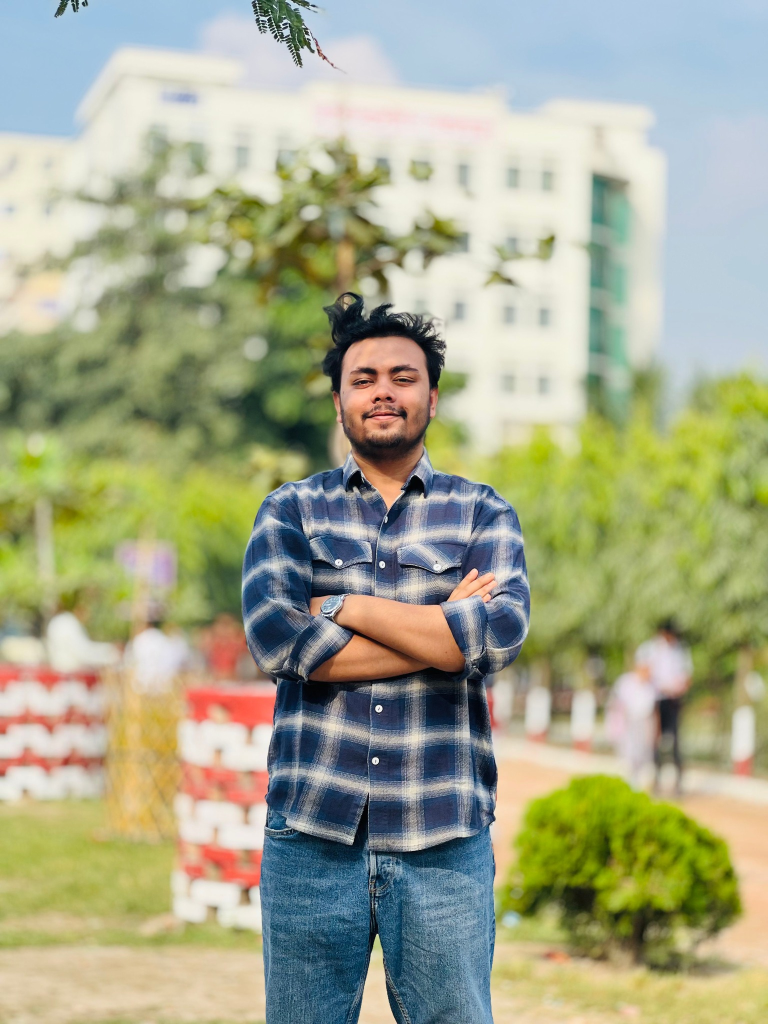
#> input picture Data/test.jpg, 1536 x 2048 px (shown at 1/2 size)
$ python CNN_test.py
#> lines starting #> are read from the running program, lines starting #| are printed output that depends on the picture
### Models/CNN.py
import numpy as np
from PIL import Image

class CNN:
    def __init__(self, img, pad=0, s=2):
        self.image = img.convert("L").resize((128,128))
        self.padding = pad
        self.stride = s
        self.kernel_size = 3
        self.output = []

    def convo_ReLU(self, img_array):
        kernel = np.array([[-1, 0, 1],
                        [-2, 0, 2],
                        [-1, 0, 1]])

        if self.padding > 0:
            img_array = np.pad(
                img_array,
                ((self.padding, self.padding),
                (self.padding, self.padding)),
                mode='constant'
            )

        out_size = ((img_array.shape[0] - self.kernel_size) // self.stride) + 1
        output = np.zeros((out_size, out_size))

        out_i = 0
        for i in range(0, img_array.shape[0]-2, self.stride):
            out_j = 0
            for j in range(0, img_array.shape[1]-2, self.stride):
                patch = img_array[i:i+3, j:j+3]
                val = np.sum(patch * kernel)
                output[out_i, out_j] = max(0, val)
                out_j += 1
            out_i += 1

        return output

    def max_pool(self, img_array, pool_size = 2, stride = 2):
        h, w = img_array.shape
        out_h = (h-pool_size) // stride +1
        out_w = (w-pool_size) // stride +1

        output = np.zeros((out_h, out_w))

        for i in range(0, h-pool_size + 1, stride):
            for j in range(0, w - pool_size +1, stride):
                output[i//stride, j//stride] = np.max(
                    img_array[i:i+pool_size, j:j+pool_size]
                )

        return output

    def forward(self):
        img_array = np.array(self.image)
        conv1 = self.convo_ReLU(img_array)
        pool1=self.max_pool(conv1)
        conv2=self.convo_ReLU(pool1)
        pool2=self.max_pool(conv2)

        self.output = pool2.flatten()

### Test/CNN_test.py
import os
import sys
import cv2
from PIL import Image

project_root = os.path.dirname(os.path.dirname(os.path.abspath(__file__)))
sys.path.append(project_root)

from Models.CNN import CNN

image_path = os.path.join(project_root, 'Data', 'test.jpg')

img = cv2.imread(image_path, cv2.IMREAD_GRAYSCALE)
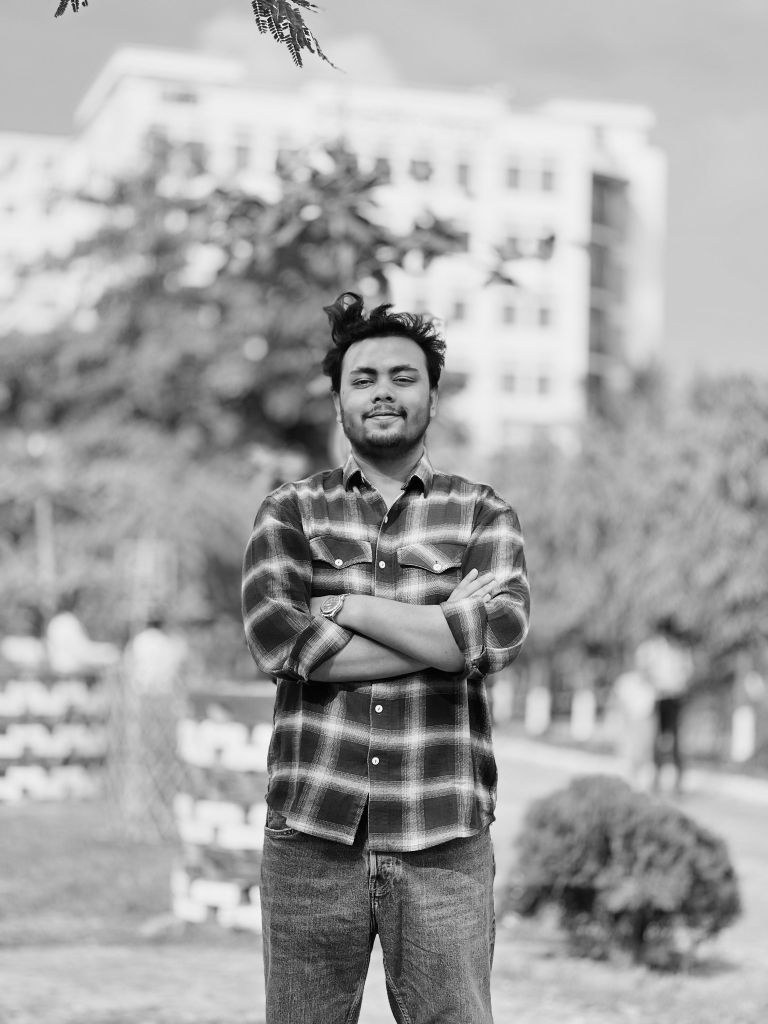
#> img: shape (2048, 1536) (shown at 1/2 size); min 0, max 255, mean 164.3

if img is None:
    raise FileNotFoundError("Image not found")

img_pil = Image.fromarray(img)

cnn = CNN(img_pil)
#> in __init__, `self.image = img.convert("L").resize((128,128))`:
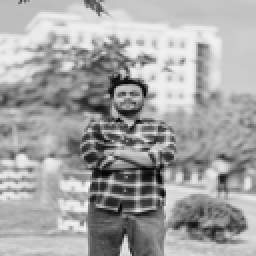
#> self.image: PIL image 128x128 L (shown 2 times larger); min 0, max 244, mean 164.3
cnn.forward()
#> after the loop in convo_ReLU, `for i in range(0, img_array.shape[0]-2, self.stride):`:
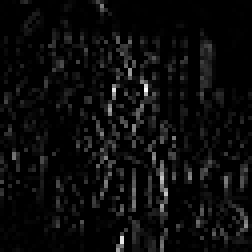
#> output: shape (63, 63) float64 (shown 4 times larger); min 0, max 720, mean 33.7; drawn with min black and max white
#> after the loop in convo_ReLU, `for i in range(0, img_array.shape[0]-2, self.stride):`: out_i = 63
#> after the loop in max_pool, `for i in range(0, h-pool_size + 1, stride):`:
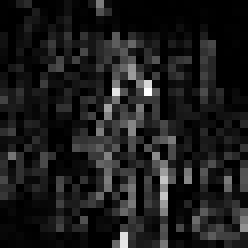
#> output: shape (31, 31) float64 (shown 8 times larger); min 0, max 720, mean 80.2; drawn with min black and max white
#> in forward, `self.output = pool2.flatten()`: self.output = 49 values, max 1946 at index 18, min 0 at index 11, mean 425.3

print("CNN output shape:", cnn.output.shape)
#| CNN output shape: (49,)
print(cnn.output)
#| [ 129.  219.  829.  186.    5.   62.    9.  151.  522.  177.  552.    0.
#|   324.  588.   97.  288.  233. 1601. 1946.  361.  421.  193.  387.  527.
#|   692.  312.  285.  167.  254.  106.  656.  366.  429.    0.  360.  143.
#|   120.  443.  984. 1356.    0.  909.   82.  158.  376.  784. 1208.  615.
#|   229.]
